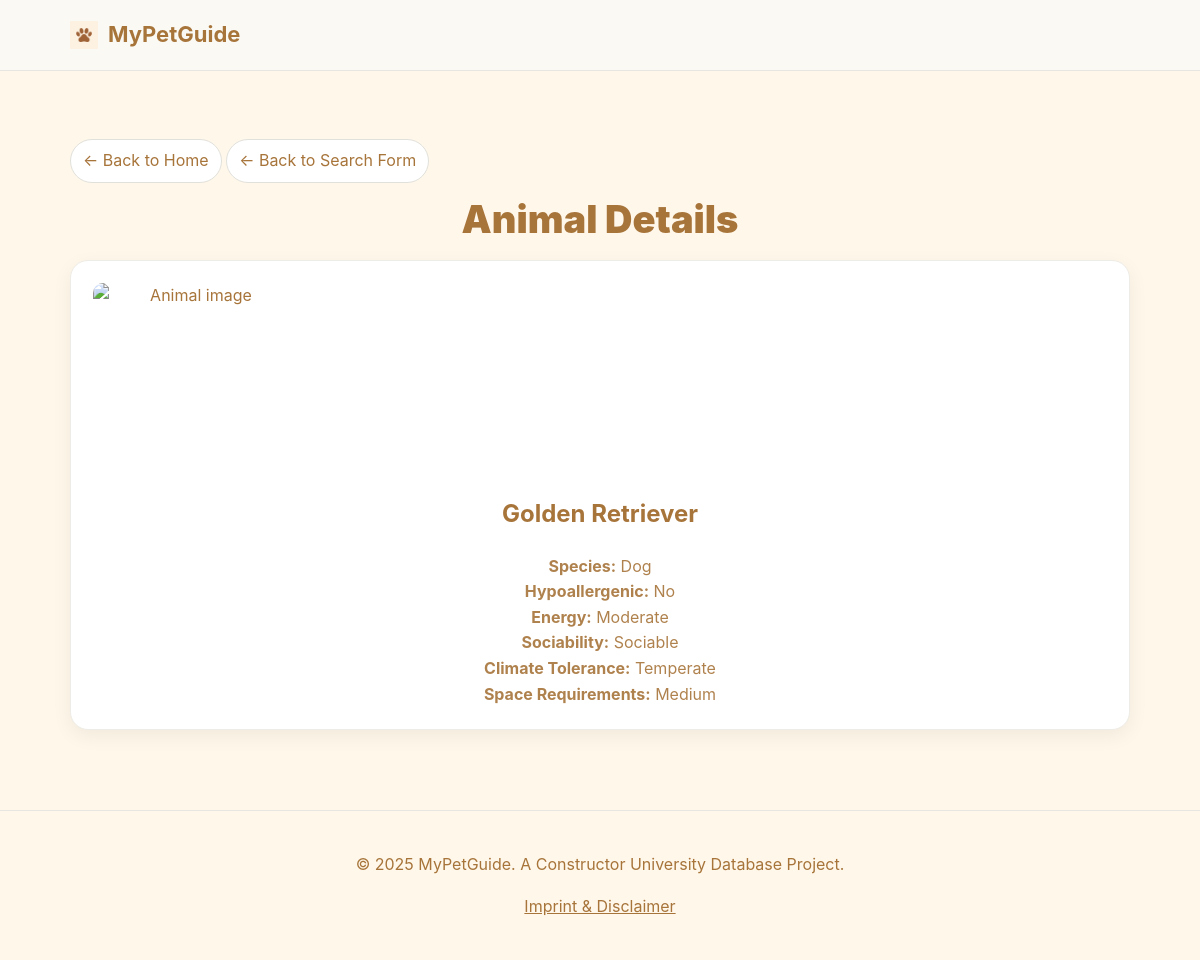
Page /search/search_hypoallergenic_detail.php?id=1 on the committed database.
### tables this page shows
CREATE TABLE Animal (
    animal_id INT AUTO_INCREMENT PRIMARY KEY,

    avg_size ENUM('Small','Medium','Large') NOT NULL,
    vocality ENUM('Quiet','Average','Loud') NOT NULL,
    shedding ENUM('Low','Medium','High') NOT NULL,
    temperament ENUM('Calm','Balanced','Playful') NOT NULL,
    energy ENUM('Laid_back','Moderate','Active') NOT NULL,
    sociability ENUM('Reserved','Indifferent','Sociable') NOT NULL,
    assertiveness ENUM('Submissive','Balanced','Assertive') NOT NULL DEFAULT 'Balanced',
    independence ENUM('Dependent','Moderate','Independent') NOT NULL,
    
    climate_tolerance ENUM('Cold','Temperate','Hot','Humid','Dry','Adaptable') NOT NULL DEFAULT 'Adaptable',
    space_requirements ENUM('Small','Medium','Large') NOT NULL,

    care_cost_level ENUM('Low','Medium','High') NOT NULL,
    hypoallergenic BOOLEAN NOT NULL DEFAULT FALSE
);

### search/search_hypoallergenic_detail.php (the view, shortened to what this page needs)
<?php include '../db/db_connect.php'; ?>
<!DOCTYPE html>
<html lang="en">
<head>
  <link rel="stylesheet" href="../css/style.css">
</head>
<body>
<header class="header">
  <div class="container header-inner">
    <div class="brand">
      <img src="../img/logo.png" alt="logo" width="28" height="28">
      <span class="brand-title">MyPetGuide</span>
    </div>
  </div>
</header>
<main class="section">
  <div class="container">
    <a href="../index.html" class="back-home">← Back to Home</a>
    <a href="search_hypoallergenic_form.php" class="back-home">← Back to Search Form</a>
    <h1 class="h1" style="font-size:38px;">Animal Details</h1>
<?php
$id = $_GET['id'];
$stmt = $conn->prepare("
    SELECT a.*,
           COALESCE(d.breed_name, c.breed_name, b.breed_name) AS breed_name,
           CASE
              WHEN d.animal_id IS NOT NULL THEN 'Dog'
              WHEN c.animal_id IS NOT NULL THEN 'Cat'
              WHEN b.animal_id IS NOT NULL THEN 'Bird'
           END AS species,
           COALESCE(d.image_url, c.image_url, b.image_url) AS image_url
    FROM Animal a
    LEFT JOIN Dog d ON a.animal_id = d.animal_id
    LEFT JOIN Cat c ON a.animal_id = c.animal_id
    LEFT JOIN Bird b ON a.animal_id = b.animal_id
    WHERE a.animal_id = ?
");
$stmt->bind_param("i", $id);
$stmt->execute();
$result = $stmt->get_result();
if ($row = $result->fetch_assoc()) {
    echo "<div class='card' style='margin-top:20px; text-align:center;'>
            <img src='" . htmlspecialchars($row['image_url'] ?? '../img/no-image.png') . "'
                 alt='Animal image' style='width:200px; height:200px; object-fit:cover; border-radius:10px;'>
            <h2 style='margin-top:12px;'>" . htmlspecialchars($row['breed_name']) . "</h2>
            <p><strong>Species:</strong> " . htmlspecialchars($row['species']) . "</p>
            <p><strong>Hypoallergenic:</strong> " . ($row['hypoallergenic'] ? 'Yes' : 'No') . "</p>
            <p><strong>Energy:</strong> " . htmlspecialchars($row['energy']) . "</p>
            <p><strong>Sociability:</strong> " . htmlspecialchars($row['sociability']) . "</p>
            <p><strong>Climate Tolerance:</strong> " . htmlspecialchars($row['climate_tolerance']) . "</p>
            <p><strong>Space Requirements:</strong> " . htmlspecialchars($row['space_requirements']) . "</p>
          </div>";
} else {
    echo "<p>Animal not found.</p>";
}
?>
  </div>
</main>
<footer class="footer">
  <div class="container">
    <p>© 2025 MyPetGuide. A Constructor University Database Project.</p>
    <p style="margin-top: 8px;">
      <a href="../imprint.html" class="gradlink">Imprint & Disclaimer</a>
    </p>
  </div>
</footer>
</body>
</html>

### css/style.css (style rules this page uses)
:root { --text-brown: #A7743A; --pink: #FF6B7D; --pink-light: #FFC2CC; --hover-blue: #7DB5FF; --cream: #FFF4D6; --peach: #F6C090; --beige-dark: #E8BE8A; --primary: var(--text-brown); --bg: #FFF7EA; --card-bg: #fff; }
* { box-sizing: border-box; }
body { margin: 0; font-family: Inter, Arial, sans-serif; background: var(--bg); color: var(--primary); line-height: 1.6; }
a { color: inherit; text-decoration: none; }
.container { max-width: 1100px; margin: 0 auto; padding: 0 20px; }
.header { position: sticky; top: 0; background: rgba(250,249,246,0.85); border-bottom: 1px solid #E8E6E0; backdrop-filter: blur(5px); z-index: 10; }
.header-inner { display: flex; justify-content: space-between; align-items: center; height: 70px; }
.brand { display: flex; align-items: center; gap: 10px; font-weight: bold; }
.brand-title { color: var(--text-brown); font-size: 22px; }
.h1 { font-size: 56px; line-height: 1.1; margin: 0; color: var(--text-brown); font-weight: 900; text-align: center; }
.section { padding: 60px 0 80px; }
.card { background: var(--card-bg); border-radius: 18px; padding: 22px; border: 1px solid #EEECE6; box-shadow: 0 6px 20px rgba(20,20,20,0.06); display: flex; flex-direction: column; min-height: 200px; transition: 0.2s; }
.card p { margin: 0; color: var(--text-brown); opacity: 0.9; }
html, body { height: 100%; }
body { display: flex; flex-direction: column; min-height: 100vh; }
main { flex: 1; }
.footer { border-top: 1px solid #E8E6E0; padding: 25px 0; text-align: center; color: var(--text-brown); }
.footer a { margin: 0 10px; text-decoration: underline; color: var(--text-brown); }
.back-home { display: inline-block; margin: 8px 0 16px; padding: 8px 12px; border: 1px solid #E1E1DC; border-radius: 999px; background: #fff; color: var(--text-brown); transition: 0.2s; }

### rows in the picture
animal: energy "Moderate", sociability "Sociable", climate_tolerance "Temperate", space_requirements "Medium"

### other values in the picture
$row['breed_name'] "Golden Retriever"
$row['species'] "Dog"
